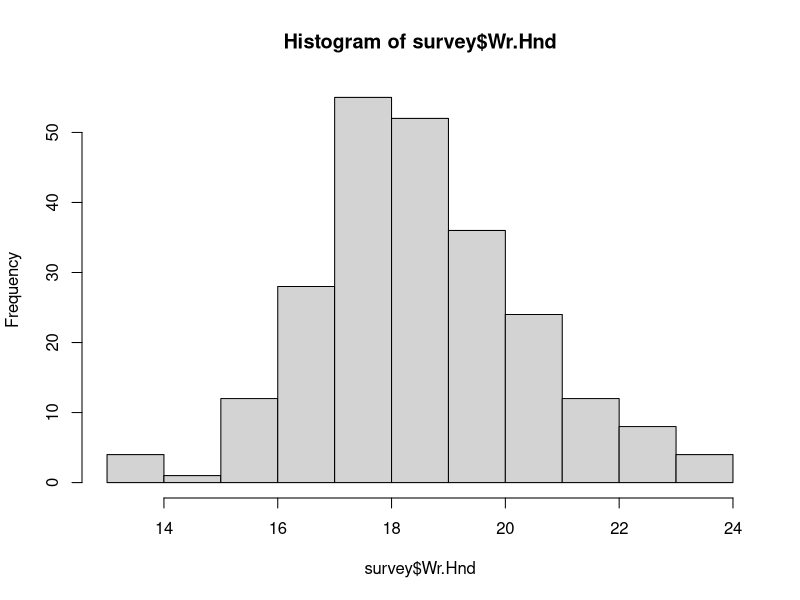
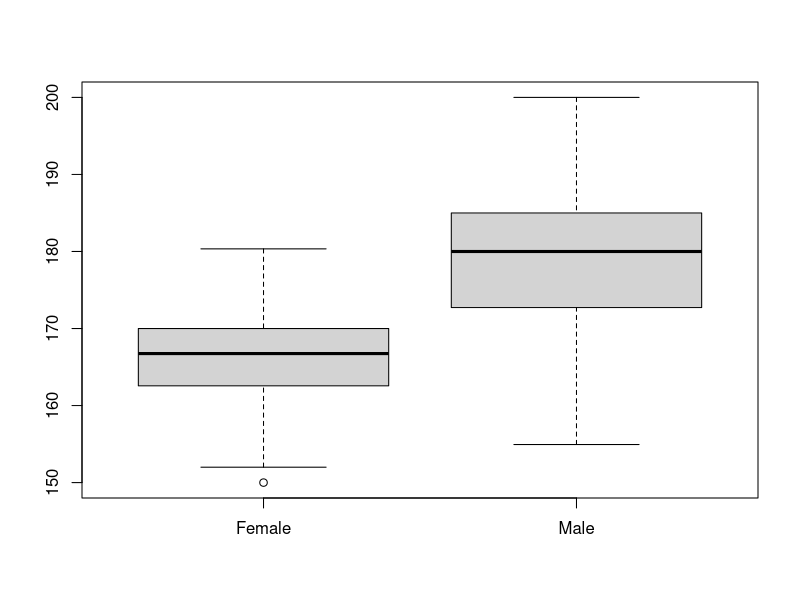

Write the R code that produced these figures, in order.
getwd()
data()
help(trees)
str(trees)
class(trees$Height)
print(trees$Height)
table(trees$Height)
min(trees$Girth)
min(trees$Height)
min(trees$Volume)
#apply(table, row1/col2, func)
apply(trees, 1, max)
nrow(trees)
ncol(trees)
names(trees)
dim(trees)
data(iris)
?summary(trees)
range

data(iris)
help(iris)
names(iris)
print(iris)
summary(iris)
apply(iris, 2, max)

idata = read.csv("./data.csv")
apply(idata, 2, sum)
names(idata)
summary(idata)
nrow(idata)
ncol(idata)
dim(idata)
range(idata$price)
is.na(idata)
mean(idata$price, na.rm="F")

help(MASS)
library(MASS)
help(survey)
mean(survey$NW.Hnd, na.rm="T")
hist(survey$Wr.Hnd)
boxplot(split(survey$Height, survey$Sex))

